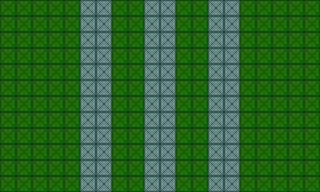

This game map was drawn from its Tiled (.tmx) file and the tilesets committed beside it. A one-line description and the full map source follow:
An orthogonal 20x12 tile map with 16x16 px tiles, 1 tile layer (Tile Layer 1).

<map version="1.10" tiledversion="1.11.0" orientation="orthogonal" renderorder="right-down" width="20" height="12" tilewidth="16" tileheight="16" infinite="0" nextlayerid="2" nextobjectid="1">
 <editorsettings>
  <export target="../level_4/level_4_game.csv" format="csv" />
 </editorsettings>
 <tileset firstgid="1" source="../../tileset/Mind_the_Gap.tsx" />
 <layer id="1" name="Tile Layer 1" width="20" height="12">
  <data encoding="csv">
1,1,1,1,1,2,2,1,1,2,2,1,1,2,2,1,1,1,1,1,
1,1,1,1,1,2,2,1,1,2,2,1,1,2,2,1,1,1,1,1,
1,1,1,1,1,2,2,1,1,2,2,1,1,2,2,1,1,1,1,1,
1,1,1,1,1,2,2,1,1,2,2,1,1,2,2,1,1,1,1,1,
1,1,1,1,1,2,2,1,1,2,2,1,1,2,2,1,1,1,1,1,
1,1,1,1,1,2,2,1,1,2,2,1,1,2,2,1,1,1,1,1,
1,1,1,1,1,2,2,1,1,2,2,1,1,2,2,1,1,1,1,1,
1,1,1,1,1,2,2,1,1,2,2,1,1,2,2,1,1,1,1,1,
1,1,1,1,1,2,2,1,1,2,2,1,1,2,2,1,1,1,1,1,
1,1,1,1,1,2,2,1,1,2,2,1,1,2,2,1,1,1,1,1,
1,1,1,1,1,2,2,1,1,2,2,1,1,2,2,1,1,1,1,1,
1,1,1,1,1,2,2,1,1,2,2,1,1,2,2,1,1,1,1,1
</data>
 </layer>
</map>
